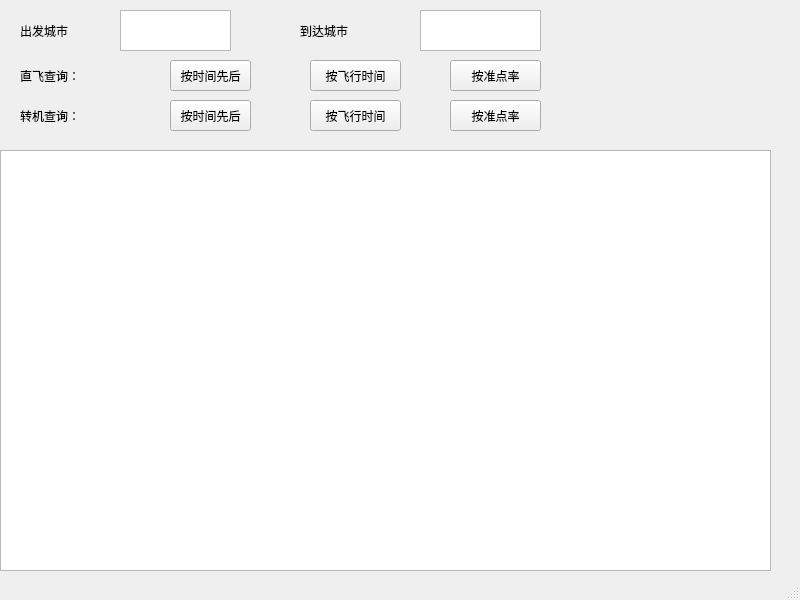
<?xml version="1.0" encoding="UTF-8"?>
<ui version="4.0">
 <class>FlightSearch</class>
 <widget class="QMainWindow" name="FlightSearch">
  <property name="geometry">
   <rect>
    <x>0</x>
    <y>0</y>
    <width>800</width>
    <height>600</height>
   </rect>
  </property>
  <property name="windowTitle">
   <string>MainWindow</string>
  </property>
  <widget class="QWidget" name="centralwidget">
   <widget class="QTextEdit" name="departure">
    <property name="geometry">
     <rect>
      <x>120</x>
      <y>10</y>
      <width>111</width>
      <height>41</height>
     </rect>
    </property>
    <property name="styleSheet">
     <string notr="true">font: 16pt &quot;Microsoft YaHei UI&quot;;</string>
    </property>
   </widget>
   <widget class="QTextEdit" name="arrive">
    <property name="geometry">
     <rect>
      <x>420</x>
      <y>10</y>
      <width>121</width>
      <height>41</height>
     </rect>
    </property>
    <property name="styleSheet">
     <string notr="true">font: 16pt &quot;Microsoft YaHei UI&quot;;</string>
    </property>
   </widget>
   <widget class="QPushButton" name="pushButton">
    <property name="geometry">
     <rect>
      <x>170</x>
      <y>60</y>
      <width>81</width>
      <height>31</height>
     </rect>
    </property>
    <property name="text">
     <string>按时间先后</string>
    </property>
   </widget>
   <widget class="QLabel" name="label">
    <property name="geometry">
     <rect>
      <x>20</x>
      <y>10</y>
      <width>81</width>
      <height>41</height>
     </rect>
    </property>
    <property name="styleSheet">
     <string notr="true">font: 16pt &quot;Microsoft YaHei UI&quot;;</string>
    </property>
    <property name="text">
     <string>出发城市</string>
    </property>
   </widget>
   <widget class="QLabel" name="label_2">
    <property name="geometry">
     <rect>
      <x>300</x>
      <y>10</y>
      <width>121</width>
      <height>41</height>
     </rect>
    </property>
    <property name="styleSheet">
     <string notr="true">font: 16pt &quot;Microsoft YaHei UI&quot;;</string>
    </property>
    <property name="text">
     <string>到达城市</string>
    </property>
   </widget>
   <widget class="QTextEdit" name="shuchu">
    <property name="geometry">
     <rect>
      <x>0</x>
      <y>150</y>
      <width>771</width>
      <height>421</height>
     </rect>
    </property>
    <property name="styleSheet">
     <string notr="true">font: 10pt &quot;Microsoft YaHei UI&quot;;</string>
    </property>
   </widget>
   <widget class="QLabel" name="label_3">
    <property name="geometry">
     <rect>
      <x>20</x>
      <y>60</y>
      <width>81</width>
      <height>31</height>
     </rect>
    </property>
    <property name="styleSheet">
     <string notr="true">font: 14pt &quot;Microsoft YaHei UI&quot;;</string>
    </property>
    <property name="text">
     <string>直飞查询：</string>
    </property>
   </widget>
   <widget class="QPushButton" name="pushButton_2">
    <property name="geometry">
     <rect>
      <x>310</x>
      <y>60</y>
      <width>91</width>
      <height>31</height>
     </rect>
    </property>
    <property name="text">
     <string>按飞行时间</string>
    </property>
   </widget>
   <widget class="QPushButton" name="pushButton_3">
    <property name="geometry">
     <rect>
      <x>450</x>
      <y>60</y>
      <width>91</width>
      <height>31</height>
     </rect>
    </property>
    <property name="text">
     <string>按准点率</string>
    </property>
   </widget>
   <widget class="QLabel" name="label_4">
    <property name="geometry">
     <rect>
      <x>20</x>
      <y>100</y>
      <width>81</width>
      <height>31</height>
     </rect>
    </property>
    <property name="styleSheet">
     <string notr="true">font: 14pt &quot;Microsoft YaHei UI&quot;;</string>
    </property>
    <property name="text">
     <string>转机查询：</string>
    </property>
   </widget>
   <widget class="QPushButton" name="pushButton_4">
    <property name="geometry">
     <rect>
      <x>170</x>
      <y>100</y>
      <width>81</width>
      <height>31</height>
     </rect>
    </property>
    <property name="text">
     <string>按时间先后</string>
    </property>
   </widget>
   <widget class="QPushButton" name="zhuanji_duratime">
    <property name="geometry">
     <rect>
      <x>310</x>
      <y>100</y>
      <width>91</width>
      <height>31</height>
     </rect>
    </property>
    <property name="text">
     <string>按飞行时间</string>
    </property>
   </widget>
   <widget class="QPushButton" name="zhuanji_rate">
    <property name="geometry">
     <rect>
      <x>450</x>
      <y>100</y>
      <width>91</width>
      <height>31</height>
     </rect>
    </property>
    <property name="text">
     <string>按准点率</string>
    </property>
   </widget>
  </widget>
  <widget class="QStatusBar" name="statusbar"/>
  <action name="flightDuration">
   <property name="text">
    <string>in order of flightDuration</string>
   </property>
  </action>
 </widget>
 <resources/>
 <connections/>
</ui>
